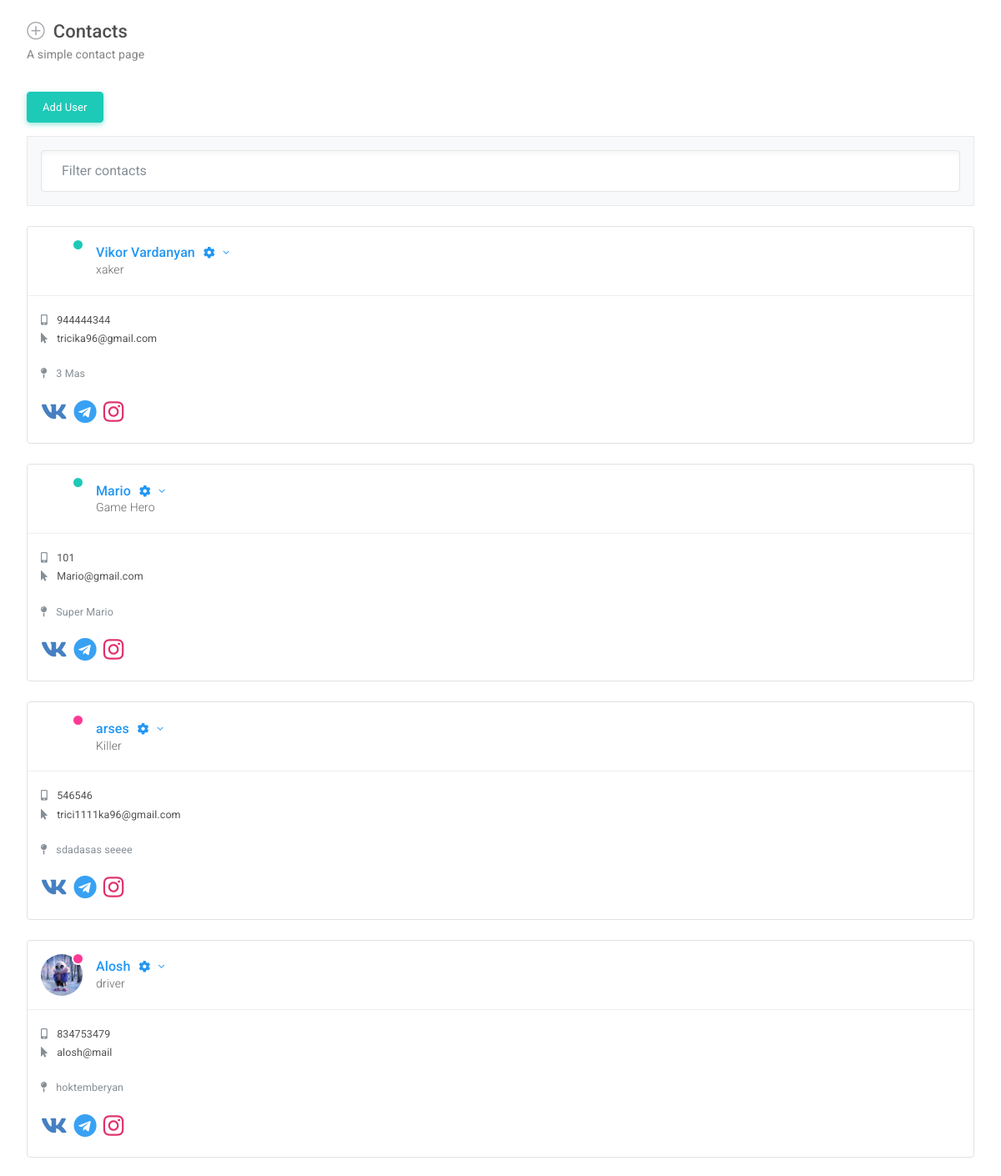
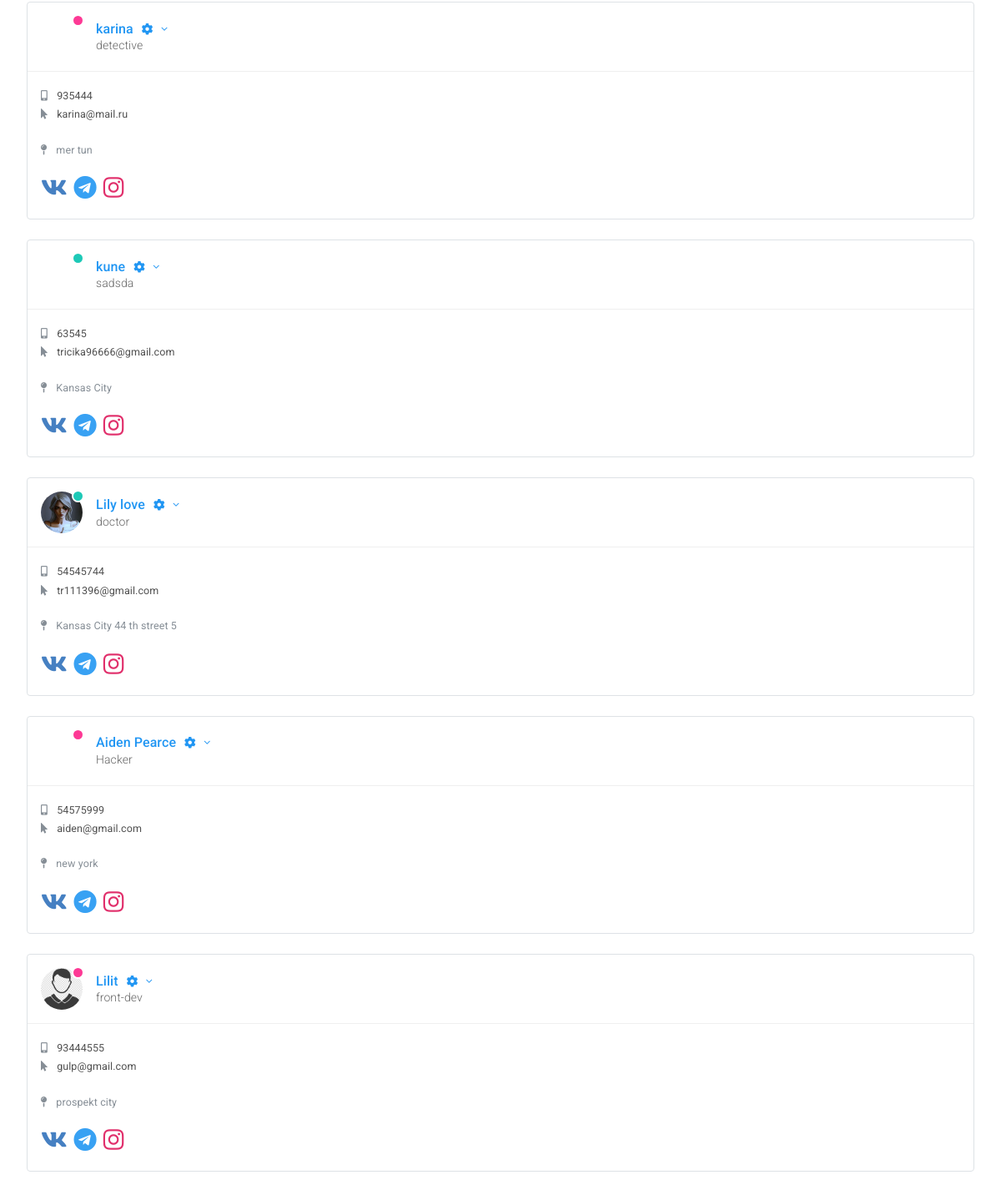
The page / on the database its author committed (2 pictures, top to bottom).
### tables this page shows
CREATE TABLE `users` (
  `id` int NOT NULL,
  `username` varchar(30) DEFAULT NULL,
  `job_title` varchar(30) DEFAULT NULL,
  `phone_number` int DEFAULT NULL,
  `address` varchar(30) DEFAULT NULL,
  `email` varchar(30) DEFAULT NULL,
  `password` varchar(35) DEFAULT NULL,
  `status_id` int DEFAULT NULL,
  `social_vk` varchar(200) DEFAULT NULL,
  `social_telegram` varchar(200) DEFAULT NULL,
  `social_instagram` varchar(200) DEFAULT NULL,
  `image` varchar(250) DEFAULT NULL
);

### components/mainComponent.php (called while the page is built, shortened)
<?php
$servername = "localhost";
$username = "root";
$password = "root";
$dbname = "address_book";
$pdo = new PDO("mysql:host=$servername;dbname=$dbname", $username, $password);
function getUsers()
{
    global $pdo;
    $sql = "SELECT * FROM users";
    $statemnt = $pdo->prepare($sql);
    $statemnt->execute();
    return $statemnt->fetchAll(PDO::FETCH_OBJ);
}

### index.php (the view, shortened to what this page needs)
<? require_once "components/mainComponent.php" ?>
<?php $users=getUsers(); ?>
<!DOCTYPE html>
<html lang="en">
<head>
    <link id="vendorsbundle" rel="stylesheet" media="screen, print" href="public/css/vendors.bundle.css">
    <link id="appbundle" rel="stylesheet" media="screen, print" href="public/css/app.bundle.css">
    <link id="myskin" rel="stylesheet" media="screen, print" href="public/css/skins/skin-master.css">
    <link rel="stylesheet" media="screen, print" href="public/css/fa-solid.css">
    <link rel="stylesheet" media="screen, print" href="public/css/fa-brands.css">
    <link rel="stylesheet" media="screen, print" href="public/css/fa-regular.css">
<body>
<main id="js-page-content" role="main" class="page-content">
    <div class="subheader">
        <h1 class="subheader-title">
            <i class='subheader-icon fal fa-plus-circle'></i> Contacts
            <small>
                A simple contact page
            </small>
        </h1>
    </div>
    <div class="row">
        <div class="col-xl-12">
            <a class="btn btn-success" href="create_user.php">Add User</a>
            <div class="border-faded bg-faded p-3 mb-g d-flex mt-3">
                <input type="text" id="js-filter-contacts" name="filter-contacts" class="form-control shadow-inset-2 form-control-lg" placeholder="Filter contacts">
            </div>
        </div>
    </div>
    <div class="row" id="js-contacts">
        <?foreach ($users as $user):?>
            <div class="col-xl-4">
                <div id="c_1" class="card border shadow-0 mb-g shadow-sm-hover" data-filter-tags="oliver kopyov">
                    <div class="card-body border-faded border-top-0 border-left-0 border-right-0 rounded-top">
                        <div class="d-flex flex-row align-items-center">
                            <?if($user->status_id==1)
                                echo '<span class="status status-success mr-3">';
                            elseif($user->status_id==2)
                                echo '<span class="status status-warning mr-3">';
                            else
                                echo '<span class="status status-danger mr-3">';
                            ?>
                            <?if($user->image==NULL):?>
                               <span class="rounded-circle profile-image d-block" style="background-image:url('public/img/no-image.jpg'); background-size: cover;">
                            </span>
                                </span>
                            <?else:?>
                                <span class="rounded-circle profile-image d-block" style="background-image:url('public/uploads/<?= $user->image ?>'); background-size: cover;">
                            </span>
                                </span>
                            <?endif?>
                            <div class="info-card-text flex-1">
                                <a href="javascript:void(0);" class="fs-xl text-truncate text-truncate-lg text-info" data-toggle="dropdown" aria-expanded="false">
                                    <?= $user->username ?>
                                    <i class="fal fas fa-cog fa-fw d-inline-block ml-1 fs-md"></i>
                                    <i class="fal fa-angle-down d-inline-block ml-1 fs-md"></i>
                                </a>
                                <span class="text-truncate text-truncate-xl"><?= $user->job_title ?></span>
                            </div>
                        </div>
                    </div>
                    <div class="card-body p-0 collapse show">
                        <div class="p-3">
                            <a href="tel:+13174562564" class="mt-1 d-block fs-sm fw-400 text-dark">
                                <i class="fas fa-mobile-alt text-muted mr-2"></i> <?= $user->phone_number ?></a>
                            <a href="mailto:oliver.kopyov@smartadminwebapp.com" class="mt-1 d-block fs-sm fw-400 text-dark">
                                <i class="fas fa-mouse-pointer text-muted mr-2"></i> <?= $user->email ?></a>
                            <address class="fs-sm fw-400 mt-4 text-muted">
                                <i class="fas fa-map-pin mr-2"></i> <?= $user->address ?></address>
                            <div class="d-flex flex-row">
                                <a href="<?= $user->social_vk ?>" class="mr-2 fs-xxl" style="color:#4680C2">
                                    <i class="fab fa-vk"></i>
                                </a>
                                <a href="<?= $user->social_telegram ?>" class="mr-2 fs-xxl" style="color:#38A1F3">
                                    <i class="fab fa-telegram"></i>
                                </a>
                                <a href="<?= $user->social_instagram ?>" class="mr-2 fs-xxl" style="color:#E1306C">
                                    <i class="fab fa-instagram"></i>
                                </a>
                            </div>
                        </div>
                    </div>
                </div>
            </div>
        <?endforeach;?>
</main>
</body>
</html>

### public/css/fa-solid.css (style rules this page uses)
.fa,.fas { font-family:'Font Awesome 5 Pro';font-weight:900 }

### public/css/fa-brands.css (style rules this page uses)
.fab { font-family:'Font Awesome 5 Brands';font-weight:400 }

### rows shown on the page
users: username "Vikor Vardanyan", job_title "xaker", phone_number "944444344", email "tricika96@gmail.com", address "3 Mas"
users: username "Mario", job_title "Game Hero", phone_number "101", email "Mario@gmail.com", address "Super Mario"
users: username "arses", job_title "Killer", phone_number "546546", email "trici1111ka96@gmail.com", address "sdadasas seeee"
users: image (picture), username "Alosh", job_title "driver", phone_number "834753479", email "alosh@mail", address "hoktemberyan"
users: username "karina", job_title "detective", phone_number "935444", email "karina@mail.ru", address "mer tun"
users: username "kune", job_title "sadsda", phone_number "63545", email "tricika96666@gmail.com", address "Kansas City"
users: image (picture), username "Lily love", job_title "doctor", phone_number "54545744", email "tr111396@gmail.com", address "Kansas City 44 th street 5"
users: username "Aiden Pearce", job_title "Hacker", phone_number "54575999", email "aiden@gmail.com", address "new york"
users: username "Lilit", job_title "front-dev", phone_number "93444555", email "gulp@gmail.com", address "prospekt city"
